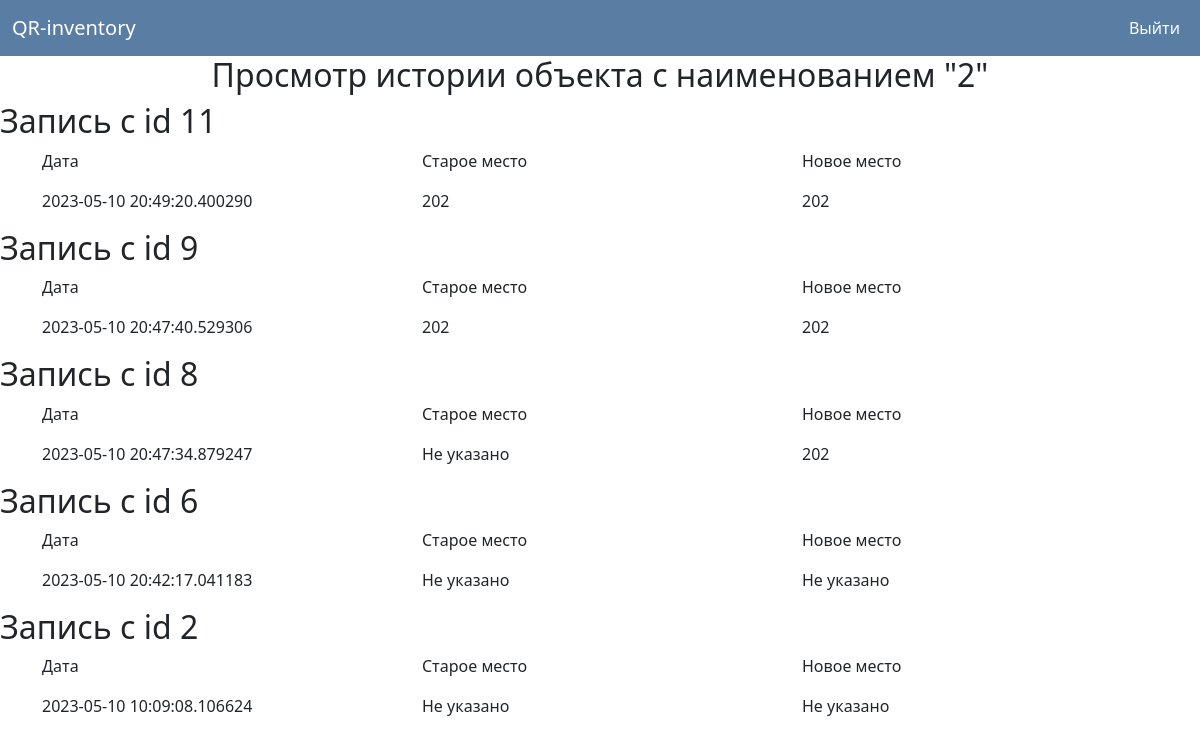
The app's page /object_history/1 (signed in) with its own data.
### data/objects.py (models this page shows, shortened)
class Object(SqlAlchemyBase, SerializerMixin):
    __tablename__ = 'objects'
    id = sqlalchemy.Column(sqlalchemy.Integer,
                           primary_key=True, autoincrement=True)
    name = sqlalchemy.Column(sqlalchemy.String, nullable=True)
    serial_number = sqlalchemy.Column(sqlalchemy.String, nullable=True)
    obj_place = sqlalchemy.Column(sqlalchemy.Integer, sqlalchemy.ForeignKey('places.id'),
                                  nullable=True)
    responsible_id = sqlalchemy.Column(sqlalchemy.Integer, sqlalchemy.ForeignKey('users.id'),
                                  nullable=True)
    checked = sqlalchemy.Column(sqlalchemy.Integer, nullable=True)

### data/history.py (models this page shows)
class History(SqlAlchemyBase, SerializerMixin):
    __tablename__ = 'history'
    id = sqlalchemy.Column(sqlalchemy.Integer,
                           primary_key=True, autoincrement=True)
    old_place_id = sqlalchemy.Column(sqlalchemy.Integer,
                                     sqlalchemy.ForeignKey('places.id'))
    new_place_id = sqlalchemy.Column(sqlalchemy.Integer,
                                     sqlalchemy.ForeignKey('places.id'))
    date = sqlalchemy.Column(sqlalchemy.DateTime,
                             default=datetime.datetime.now)
    obj_id = sqlalchemy.Column(sqlalchemy.Integer,
                               sqlalchemy.ForeignKey('objects.id'))

### data/places.py (models this page shows)
class Place(SqlAlchemyBase, SerializerMixin):
    __tablename__ = 'places'
    id = sqlalchemy.Column(sqlalchemy.Integer,
                           primary_key=True, autoincrement=True)
    text = sqlalchemy.Column(sqlalchemy.String)

### front/user_pages.py (the view)
@app.route('/object_history/<int:id>')
@login_required
def object_history(id):
    db_sess = db_session.create_session()
    obj = db_sess.query(Object).filter(Object.id == id).first()
    if obj:
        histories = reversed(db_sess.query(History).filter(History.obj_id == obj.id).all())
        places = db_sess.query(Place)
        return render_template('object_history.html', obj=obj, places=places, histories=histories,
                               title='Просмотр истории')
    else:
        abort(404)

### data/db_session.py (called while the page is built)
def create_session() -> Session:
    global __factory
    return __factory()

### flask_app.py (called while the page is built)
@login_manager.user_loader
def load_user(user_id):
    return db_sess.query(User).get(user_id)

### templates/object_history.html
{% extends "base.html" %}
{% block content %}
<h2 align="center"> Просмотр истории объекта с наименованием "{{obj.name}}" </h2>
{% if histories %}
{% for hist in histories %}
<h2> Запись с id {{ hist.id }} </h2>
<div class="container">
    <div class="row">
        <div class="col">
            <p>
                Дата
            </p>
        </div>
        <div class="col">
            <p>
                Старое место
            </p>
        </div>
        <div class="col">
            <p>
                Новое место
            </p>
        </div>
    </div>
    <div class="row">
        <div class="col">
            <p>
                {{ hist.date }}
            </p>
        </div>
        <div class="col">
            {% if places.get(hist.old_place_id) %}
            <p>
                {{ places.get(hist.old_place_id).text }}
            </p>
            {% else %}
            <p>
                Не указано
            </p>
            {% endif %}
        </div>
        <div class="col">
            {% if places.get(hist.new_place_id) %}
            <p>
                {{ places.get(hist.new_place_id).text }}
            </p>
            {% else %}
            <p>
                Не указано
            </p>
            {% endif %}
        </div>
    </div>
</div>
{% endfor %}
{% else %}
<h1 align="center">
    Данные о перемещениях отстутствуют
</h1>
{% endif %}
{% endblock %}

### templates/auth/base.html (shortened to what this page needs)
<!doctype html>
<html lang="en">
<head>
    <link href="https://cdn.jsdelivr.net/npm/bootstrap@5.3.0-alpha3/dist/css/bootstrap.min.css" rel="stylesheet"
>
    <link rel="stylesheet" href="https://cdn.datatables.net/1.13.4/css/dataTables.bootstrap5.min.css">
    <link rel="stylesheet" href="/static/style.css">
    <link rel="stylesheet" href="https://cdnjs.cloudflare.com/ajax/libs/font-awesome/4.7.0/css/font-awesome.min.css">
</head>
<body>
<header>
    <nav class="navbar navbar-expand-lg">
        <div class="container-fluid">
            <a class="navbar-brand" href="/"> QR-inventory </a>
            <div class="d-flex">
                {% if current_user.is_authenticated %}
                    <a class="nav-link me-2" href="/logout"> Выйти </a>
                {% else %}
                    <a class="btn btn-primary me-2" href="/register">Зарегистрироваться</a>
                    <a class="btn btn-primary" href="/login">Войти</a>
                {% endif %}
            </div>
        </div>
    </nav>
</header>
<main role="main" class="main_block">
    {% block content %}{% endblock %}
</main>
</body>
</html>

### static/style.css (style rules this page uses)
.nav-link { color: #ffffff; }
.navbar-brand { color: #ffffff; }
.navbar { background-color: #597da3; color: #ffffff; }

### records on screen
Object: name "2"
History: id "11", date "2023-05-10 20:49:20.400290"
Place: get "202"
History: id "9", date "2023-05-10 20:47:40.529306"
History: id "8", date "2023-05-10 20:47:34.879247", shows "Не указано"
History: id "6", date "2023-05-10 20:42:17.041183", shows "Не указано"
History: id "2", date "2023-05-10 10:09:08.106624", shows "Не указано"
